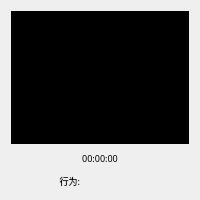
<?xml version="1.0" encoding="UTF-8"?>
<ui version="4.0">
 <class>RealTimeCatch</class>
 <widget class="QWidget" name="RealTimeCatch">
  <property name="geometry">
   <rect>
    <x>0</x>
    <y>0</y>
    <width>200</width>
    <height>200</height>
   </rect>
  </property>
  <property name="font">
   <font>
    <family>华文琥珀</family>
    <pointsize>7</pointsize>
   </font>
  </property>
  <property name="windowTitle">
   <string>real_time_catch</string>
  </property>
  <property name="styleSheet">
   <string notr="true"/>
  </property>
  <layout class="QVBoxLayout" name="verticalLayout" stretch="8,1,1">
   <item>
    <widget class="QLabel" name="catch_img">
     <property name="styleSheet">
      <string notr="true">background-color: rgb(0, 0, 0);</string>
     </property>
     <property name="text">
      <string/>
     </property>
    </widget>
   </item>
   <item>
    <widget class="QLabel" name="time_lbl">
     <property name="text">
      <string>00:00:00</string>
     </property>
     <property name="alignment">
      <set>Qt::AlignCenter</set>
     </property>
    </widget>
   </item>
   <item>
    <layout class="QHBoxLayout" name="horizontalLayout" stretch="4,6">
     <item>
      <widget class="QLabel" name="label">
       <property name="text">
        <string>行为:</string>
       </property>
       <property name="alignment">
        <set>Qt::AlignRight|Qt::AlignTrailing|Qt::AlignVCenter</set>
       </property>
      </widget>
     </item>
     <item>
      <widget class="QLabel" name="cheating_type_lbl">
       <property name="text">
        <string/>
       </property>
      </widget>
     </item>
    </layout>
   </item>
  </layout>
 </widget>
 <resources/>
 <connections/>
</ui>
